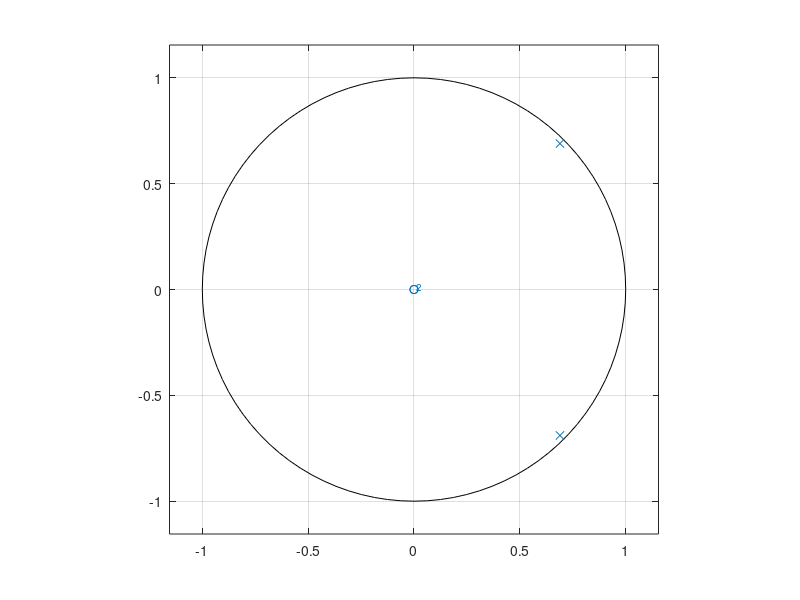

This chart was generated by the following MATLAB code: (Note: this script raises an error after producing the figure.)
close all

a = [1, -1.3789, 0.9506];
b = 1;
n = [0:100];
x = (n == 0);
f_sample = 8000;

zplane(b, a);
saveas(gcf, '../report/zplane', 'png');

figure
[H, F] = freqz(b, a, 512, f_sample);
[max_value, max_index] = max(H);
fprintf('Formant = %.2f Hz\n', F(max_index));

saveas(gcf, '../report/freqz', 'png');

figure
subplot 211
impz(b, a, n);
subplot 212
y = filter(b, a, x);
stem(n, y);
saveas(gcf, '../report/impz_filter', 'png');
